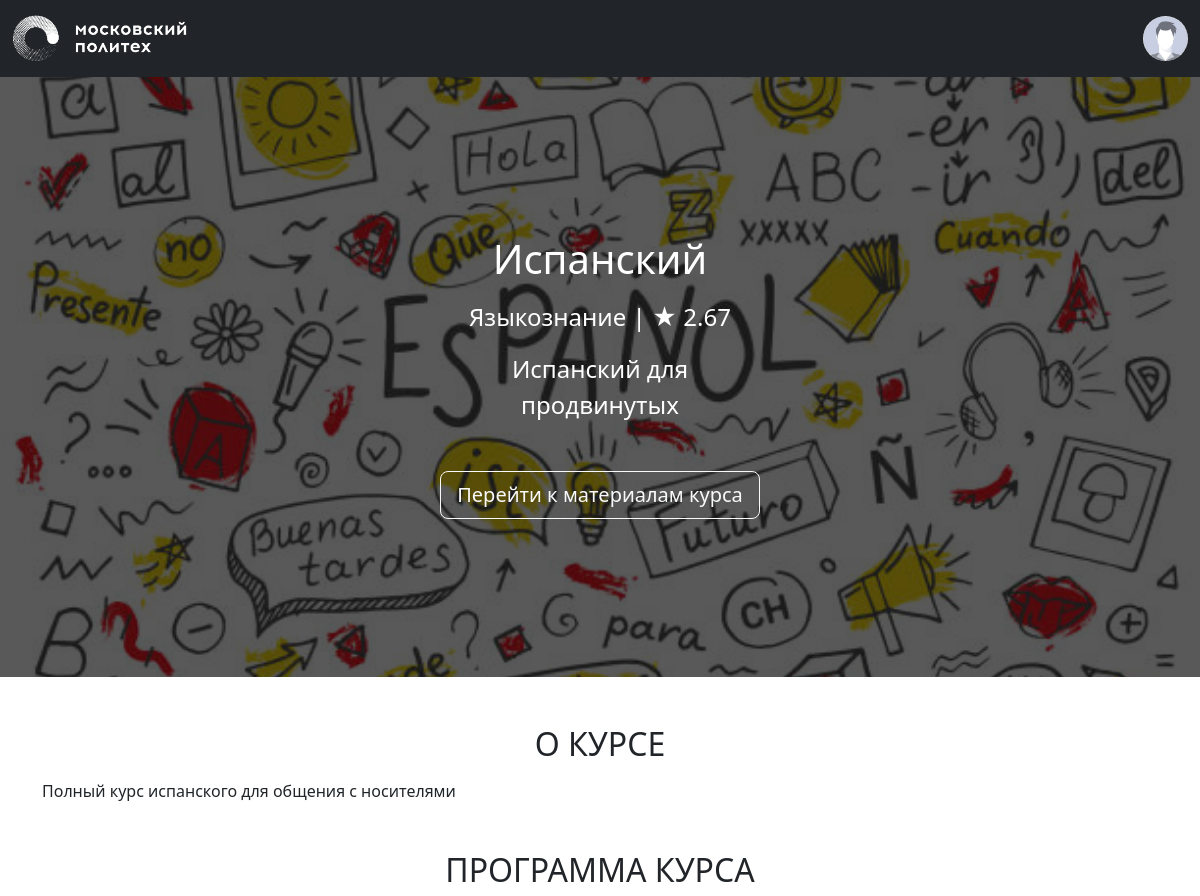
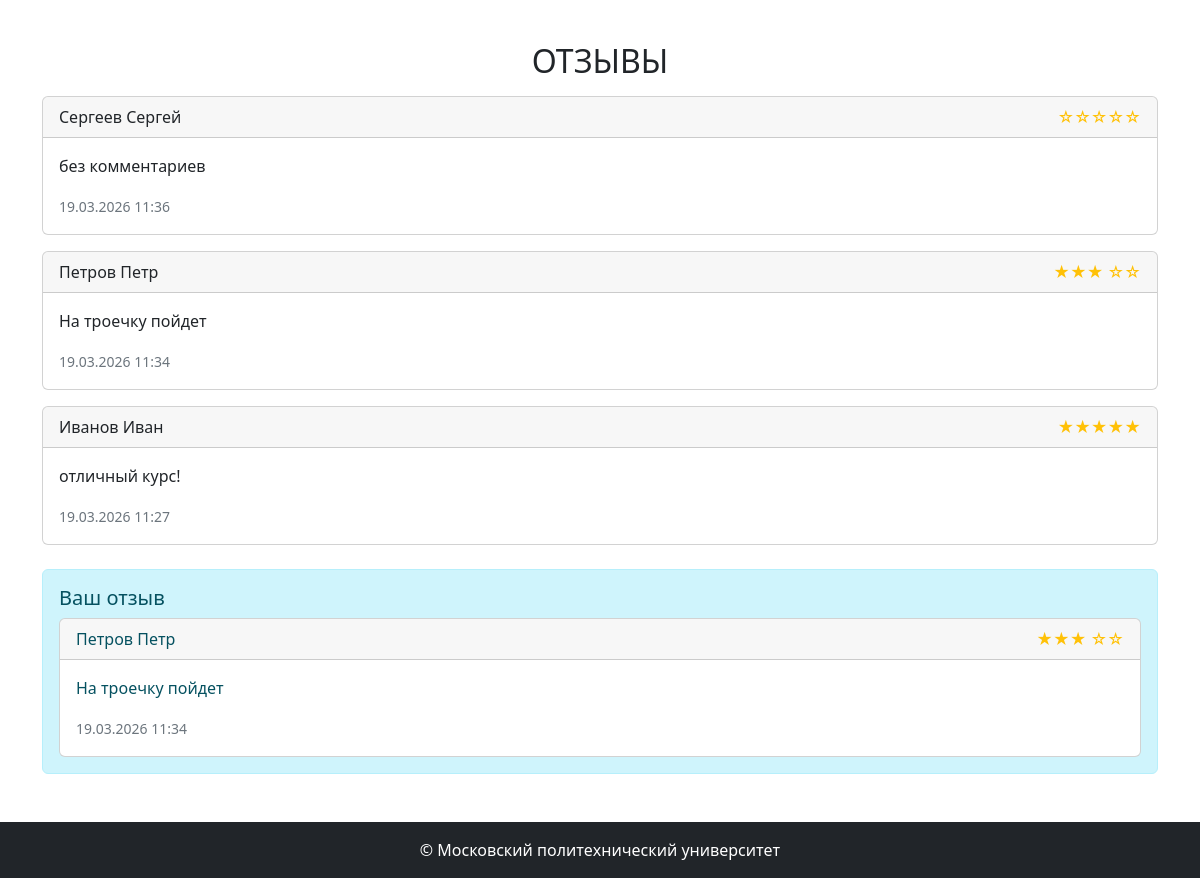
Page /courses/2 (signed in) on the committed database (2 pictures, top to bottom).
### models.py (models this page shows, shortened)
class Image(db.Model):
    __tablename__ = 'images'
    id: Mapped[str] = mapped_column(String(100), primary_key=True)
    file_name: Mapped[str] = mapped_column(String(100))
    mime_type: Mapped[str] = mapped_column(String(100))
    md5_hash: Mapped[str] = mapped_column(String(100), unique=True)
    object_id: Mapped[Optional[int]]
    object_type: Mapped[Optional[str]] = mapped_column(String(100))
    created_at: Mapped[datetime] = mapped_column(default=datetime.now)
    @property
    def url(self):
        return url_for('image', image_id=self.id)

class Base(DeclarativeBase):
  metadata = MetaData(naming_convention={
        "ix": 'ix_%(column_0_label)s',
        "uq": "uq_%(table_name)s_%(column_0_name)s",
        "ck": "ck_%(table_name)s_%(constraint_name)s",
        "fk": "fk_%(table_name)s_%(column_0_name)s_%(referred_table_name)s",
        "pk": "pk_%(table_name)s"
    })

class Course(Base):
    __tablename__ = 'courses'
    id: Mapped[int] = mapped_column(primary_key=True)
    name: Mapped[str] = mapped_column(String(100))
    short_desc: Mapped[str] = mapped_column(Text)
    full_desc: Mapped[str] = mapped_column(Text)
    rating_sum: Mapped[int] = mapped_column(default=0)
    rating_num: Mapped[int] = mapped_column(default=0)
    category_id: Mapped[int] = mapped_column(ForeignKey("categories.id"))
    author_id: Mapped[int] = mapped_column(ForeignKey("users.id"))
    background_image_id: Mapped[str] = mapped_column(ForeignKey("images.id"))
    created_at: Mapped[datetime] = mapped_column(default=datetime.now)
    author: Mapped["User"] = relationship()
    category: Mapped["Category"] = relationship(lazy=False)
    bg_image: Mapped["Image"] = relationship()
    reviews: Mapped[List["Review"]] = relationship(back_populates="course", order_by="Review.created_at.desc()")
    @property
    def rating(self):
        if self.rating_num > 0:
            return self.rating_sum / self.rating_num
        return 0

class Category(Base):
    __tablename__ = 'categories'
    id = mapped_column(Integer, primary_key=True)
    name: Mapped[str] = mapped_column(String(100))
    parent_id: Mapped[Optional[int]] = mapped_column(ForeignKey("categories.id"))

class Review(db.Model):
    __tablename__ = 'reviews'
    id: Mapped[int] = mapped_column(primary_key=True)
    rating: Mapped[int] = mapped_column(nullable=False)  # оценка от 0 до 5
    text: Mapped[str] = mapped_column(Text, nullable=False)
    created_at: Mapped[datetime] = mapped_column(default=datetime.now)
    course_id: Mapped[int] = mapped_column(ForeignKey("courses.id"))
    user_id: Mapped[int] = mapped_column(ForeignKey("users.id"))
    course: Mapped["Course"] = relationship(back_populates="reviews")
    user: Mapped["User"] = relationship()

class User(Base, UserMixin):
    __tablename__ = 'users'
    id: Mapped[int] = mapped_column(primary_key=True)
    first_name: Mapped[str] = mapped_column(String(100))
    last_name: Mapped[str] = mapped_column(String(100))
    middle_name: Mapped[Optional[str]] = mapped_column(String(100))
    login: Mapped[str] = mapped_column(String(100), unique=True)
    password_hash: Mapped[str] = mapped_column(String(200))
    created_at: Mapped[datetime] = mapped_column(default=datetime.now)
    @property
    def full_name(self):
        return ' '.join([self.last_name, self.first_name, self.middle_name or ''])

### courses.py (the view)
@bp.route('/<int:course_id>')
def show(course_id):
    course = db.get_or_404(Course, course_id)
    return render_template('courses/show.html', course=course)

### auth.py (called while the page is built)
def load_user(user_id):
    user = db.session.execute(db.select(User).filter_by(id=user_id)).scalar()
    return user

### templates/courses/show.html (shortened to what this page needs)
{% extends 'base.html' %}
{% block content %}
<div class="title-area position-relative" style="background-image: url({{ course.bg_image.url }});">
    <div class="h-100 w-100 py-5 d-flex text-center position-absolute" style="background-color: rgba(0, 0, 0, 0.65);">
        <div class="m-auto">
            <h1 class="title mb-3 font-weight-bold">{{ course.name }}</h1>
            <p class="mb-3 mx-auto">
                {{ course.category.name }} | <span>★</span> <span>{{ "%.2f" | format(course.rating) }}</span>
            </p>
            <div class="container">
                <p class="description w-75 mb-5 mx-auto">
                    {{ course.short_desc }}
                </p>
            </div>
            {% if current_user.is_authenticated %}
                <a href="#" class="btn btn-outline-light btn-lg">Перейти к материалам курса</a>
            {% else %}
                <button class="btn btn-outline-light btn-lg" disabled>Записаться</button>
            {% endif %}
        </div>
    </div>
</div>
<div class="container mt-5">
    <section class="about mb-5">
        <h2 class="mb-3 text-center text-uppercase font-weight-bold">О курсе</h2>
        <p>{{ course.full_desc }}</p>
    </section>
    <section class="program mb-5">
        <h2 class="mb-3 text-center text-uppercase font-weight-bold">Программа курса</h2>
    </section>
    <section class="reviews mb-5">
        <h2 class="mb-3 text-center text-uppercase font-weight-bold">Отзывы</h2>
        {% if course.reviews %}
            <div class="reviews-list">
                {% for review in course.reviews[:5] %}
                    <div class="card mb-3">
                        <div class="card-header d-flex justify-content-between">
                            <span>{{ review.user.full_name }}</span>
                            <span class="text-warning">
                                {% for i in range(review.rating) %}★{% endfor %}
                                {% for i in range(5 - review.rating) %}☆{% endfor %}
                            </span>
                        </div>
                        <div class="card-body">
                            <p class="card-text">{{ review.text }}</p>
                            <small class="text-muted">{{ review.created_at.strftime('%d.%m.%Y %H:%M') }}</small>
                        </div>
                    </div>
                {% endfor %}
            </div>
        {% else %}
            <p class="text-muted">Пока нет отзывов. Будьте первым!</p>
        {% endif %}
        {% if current_user.is_authenticated %}
            {% set user_review = course.reviews|selectattr('user_id', 'equalto', current_user.id)|first %}
            {% if user_review %}
                <div class="alert alert-info mt-4">
                    <h5>Ваш отзыв</h5>
                    <div class="card">
                        <div class="card-header d-flex justify-content-between">
                            <span>{{ user_review.user.full_name }}</span>
                            <span class="text-warning">
                                {% for i in range(user_review.rating) %}★{% endfor %}
                                {% for i in range(5 - user_review.rating) %}☆{% endfor %}
                            </span>
                        </div>
                        <div class="card-body">
                            <p class="card-text">{{ user_review.text }}</p>
                            <small class="text-muted">{{ user_review.created_at.strftime('%d.%m.%Y %H:%M') }}</small>
                        </div>
                    </div>
                </div>
            {% endif %}
        {% else %}
            <div class="alert alert-warning mt-4">
                <a href="{{ url_for('auth.login') }}">Войдите</a>, чтобы оставить отзыв.
            </div>
        {% endif %}
    </section>
</div>
{% endblock %}

### static/styles.css (style rules this page uses)
.title-area { background-color: black; background-position: center; background-repeat: no-repeat; background-size: cover; color: white; font-size: 1.5rem; min-height: calc(75vh); }

### rows in the picture
Image: bg_image (picture)
Course: name "Испанский", rating "2.67", short_desc "Испанский для продвинутых", full_desc "Полный курс испанского для общения с носителями"
Category: category.name "Языкознание"
Review: user.full_name "Сергеев Сергей", rating 0 (drawn), text "без комментариев", created_at "19.03.2026 11:36"
Review: user.full_name "Петров Петр", text "На троечку пойдет", created_at "19.03.2026 11:34"
Review: user.full_name "Иванов Иван", text "отличный курс!", created_at "19.03.2026 11:27"
User: user.full_name "Петров Петр"
